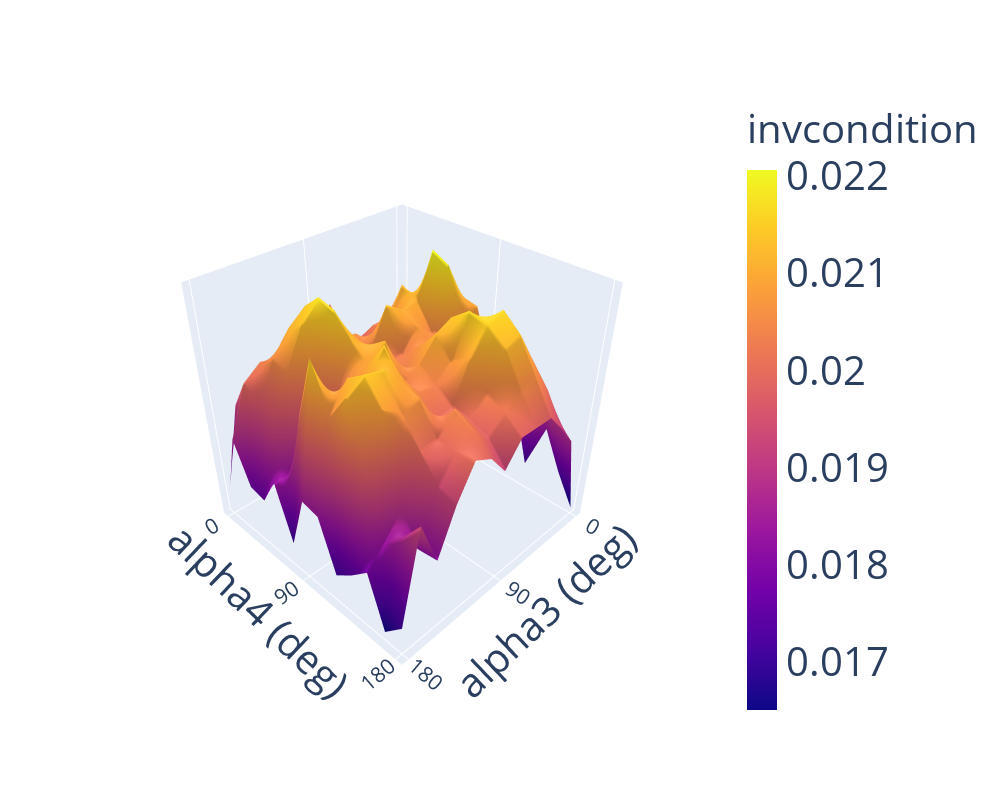
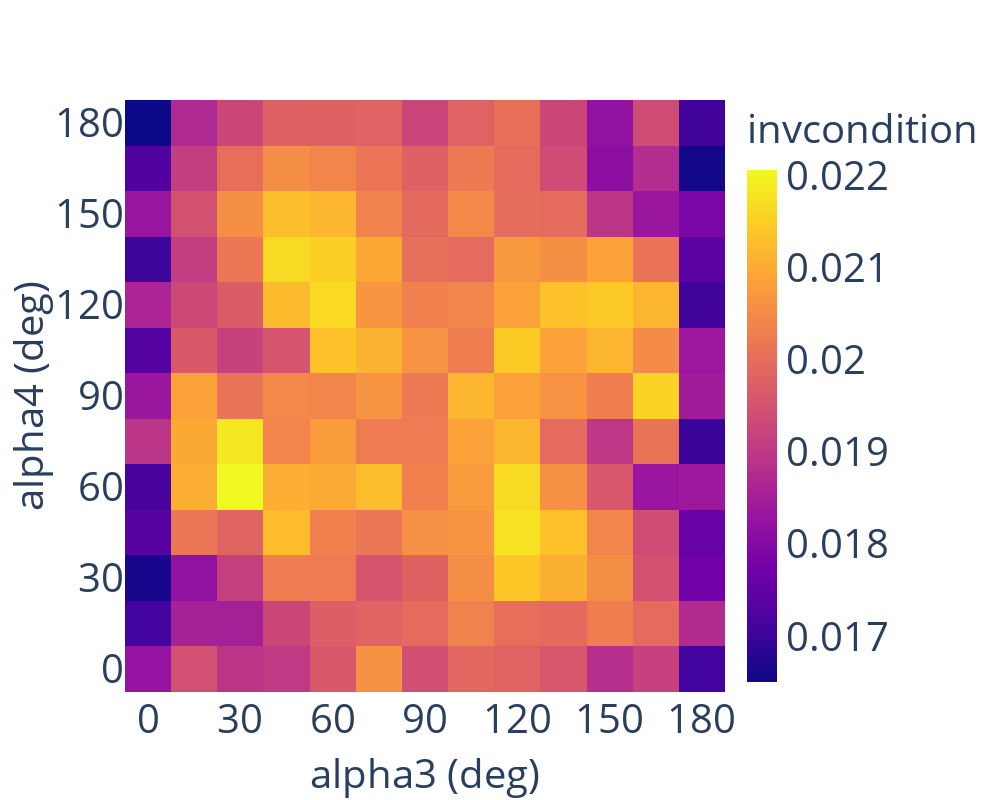

The code cell stored with these charts, in order, in its notebook:
### Markdown cell above
### Global Indice - Inverse Condition Number

### Code cell
np.random.seed(42)

# from 0, 10, 20, ..., 180 deg for alpha
alpha_list_deg3 = np.arange(0, 181, 15)
alpha_list_rad3 = np.deg2rad(alpha_list_deg3)
alpha_list_deg4 = np.arange(0, 181, 15)
alpha_list_rad4 = np.deg2rad(alpha_list_deg4)
print(f"alpha 3: {alpha_list_deg3}")
print(f"alpha 4: {alpha_list_deg4}")

method = "invcondition"
axes = "trans"

isRun = True
isSave = True

# isSave = False
# isRun = False

if isRun:
    res, res_mat = evaluate_alpha_effect(
        alpha_list_rad3, alpha_list_rad4, isSave=True, method=method, axes=axes
    )
if not isRun:
    npzfile = np.load(f"data/two_alpha/{method}_{axes}.npz")
    res = npzfile["results"]
    res_mat = npzfile["res_mat"]


plot_global_index_results(
    alpha_list_deg3,
    alpha_list_deg4,
    res_mat,
    plot_type="surface",
    method=method,
    axes=axes,
    isSave=isSave,
)

plot_global_index_results(
    alpha_list_deg3,
    alpha_list_deg4,
    res_mat,
    plot_type="heatmap",
    method=method,
    axes=axes,
    isSave=isSave,
)

### Figure 1 — Plotly figure (JSON) as saved in the notebook; plotly's stock layout.template omitted (floating-point values rounded to 4 significant figures; data arrays with more than 128 entries replaced by an {"elided": "..."} marker saying what was removed)
{"data": [{"colorbar": {"tickfont": {"size": 40}, "title": {"font": {"size": 40}, "text": "invcondition"}}, "type": "surface", "x": [0, 15, 30, 45, 60, 75, 90, 105, 120, 135, 150, 165, 180], "y": [0, 15, 30, 45, 60, 75, 90, 105, 120, 135, 150, 165, 180], "z": {"elided": "13x13 float values"}}], "layout": {"autosize": true, "height": 800, "scene": {"camera": {"eye": {"x": 1.55, "y": 1.55, "z": 1.55}, "up": {"x": 0, "y": 0, "z": 1}}, "xaxis": {"dtick": 90, "tickfont": {"size": 16}, "title": {"font": {"size": 40}, "text": "alpha3 (deg)"}}, "yaxis": {"dtick": 90, "tickfont": {"size": 16}, "title": {"font": {"size": 40}, "text": "alpha4 (deg)"}}, "zaxis": {"dtick": 90, "tickfont": {"size": 16}, "title": {"font": {"size": 40}, "text": ""}}}, "width": 1000, "xaxis": {"dtick": 30, "tickfont": {"size": 40}, "title": {"font": {"size": 40}, "text": "alpha3 (deg)"}}, "yaxis": {"dtick": 30, "tickfont": {"size": 40}, "title": {"font": {"size": 40}, "text": "alpha4 (deg)"}}}}

### Figure 2 — Plotly figure (JSON) as saved in the notebook; plotly's stock layout.template omitted (floating-point values rounded to 4 significant figures; data arrays with more than 128 entries replaced by an {"elided": "..."} marker saying what was removed)
{"data": [{"colorbar": {"tickfont": {"size": 40}, "title": {"font": {"size": 40}, "text": "invcondition"}}, "type": "heatmap", "x": [0, 15, 30, 45, 60, 75, 90, 105, 120, 135, 150, 165, 180], "y": [0, 15, 30, 45, 60, 75, 90, 105, 120, 135, 150, 165, 180], "z": {"elided": "13x13 float values"}}], "layout": {"autosize": true, "height": 800, "width": 1000, "xaxis": {"dtick": 30, "tickfont": {"size": 40}, "title": {"font": {"size": 40}, "text": "alpha3 (deg)"}}, "yaxis": {"dtick": 30, "tickfont": {"size": 40}, "title": {"font": {"size": 40}, "text": "alpha4 (deg)"}}}}
